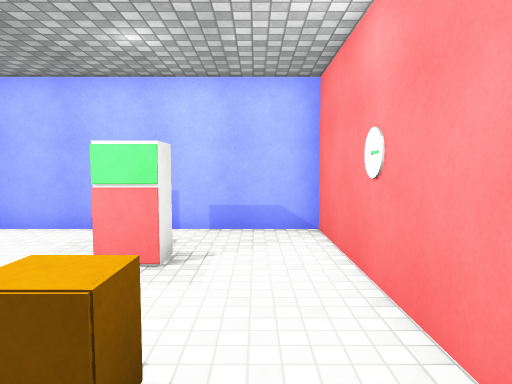
View 1 (above)

16 first-person views from a walk through a Unity game level. The camera is 1.5 m above the floor, tilts 4° down and sees 75° across. The floor is counted in squares, 1 m on a side. Each view is taken from the middle of a square. On the plan, view 1 faces up. The plan holds only what a view shows up to about 15 squares ahead; the rest is blank. The place goes on beyond the plan. The player character is not drawn. Surface patterns are stand-ins for the level's own textures.

View 2
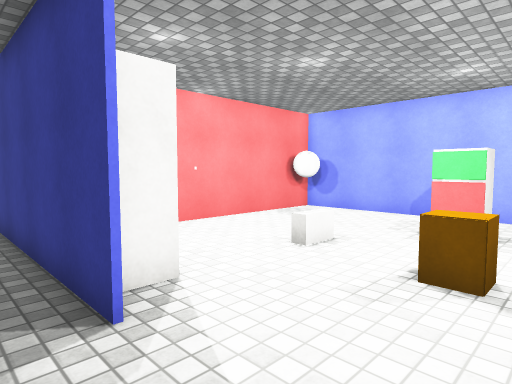

View 3
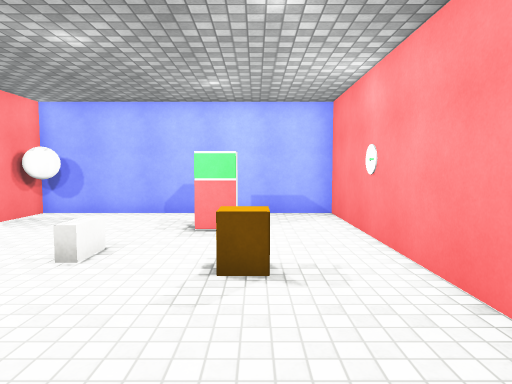

View 4
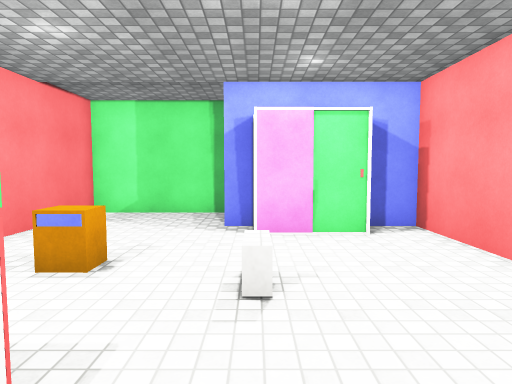

View 5
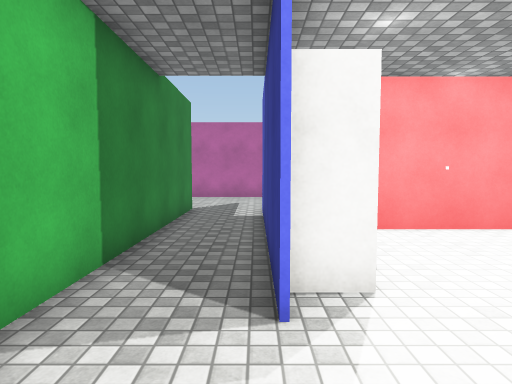

View 6
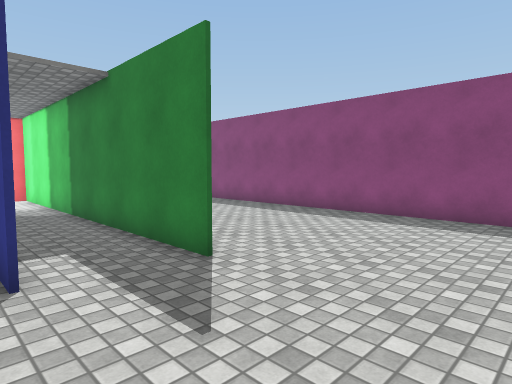

View 7
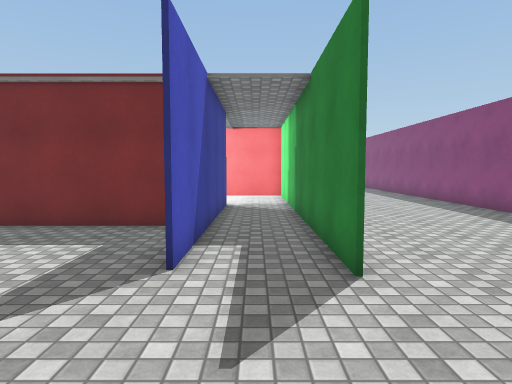

View 8
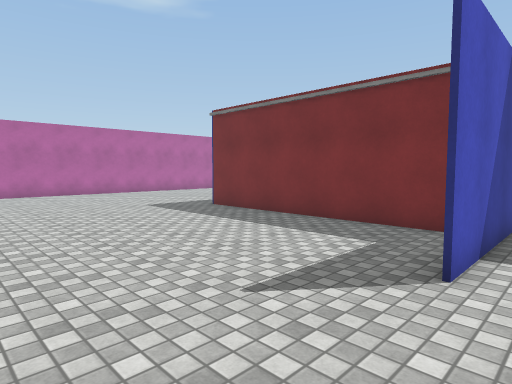

View 9
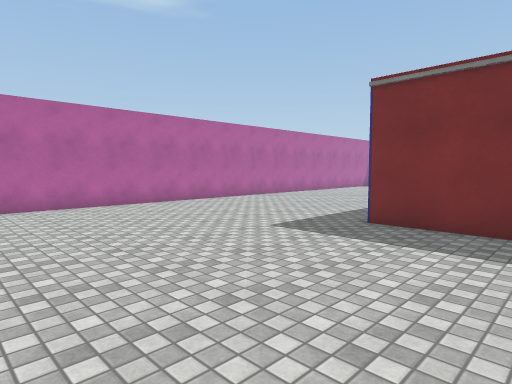

View 10
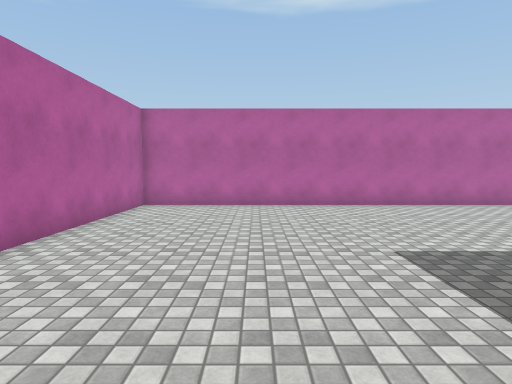

View 11
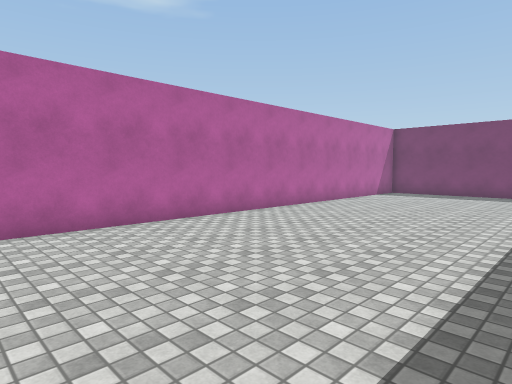

View 12
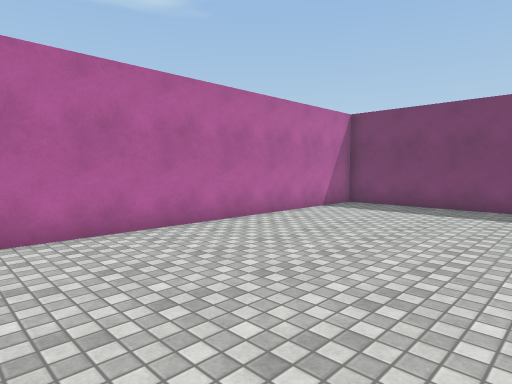

View 13
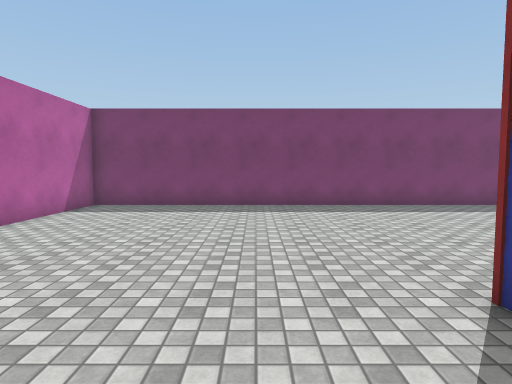

View 14
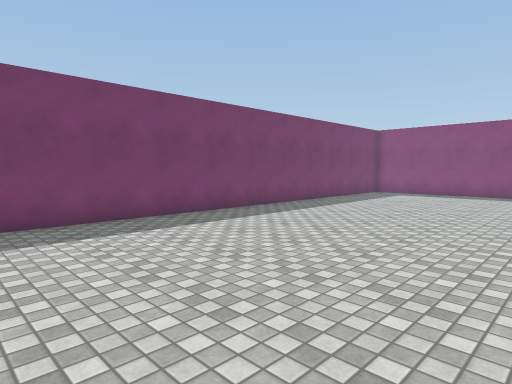

View 15
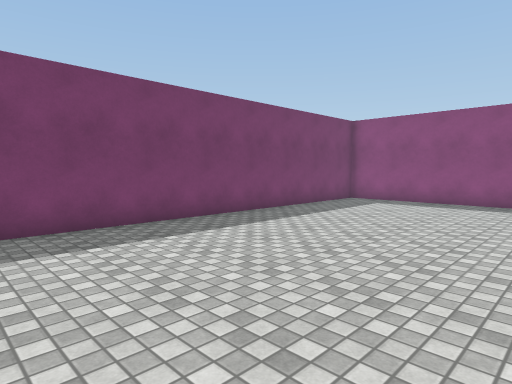

View 16
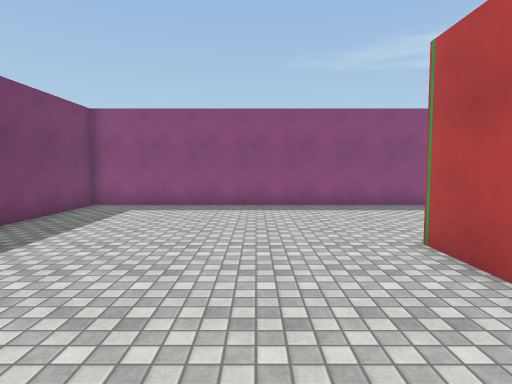

### Floor plan
Points are (right, up) in squares from view 1. A wall is a line through its corners. A room is listed if a view was taken in it or the views show most of it. See-through windows are left out.
Room 1 (views 1, 2, 3, 4, 5)
walls: (-4, -1.7) (-3.1, -1.7); (-3.6, -4.4) (1.6, -4.4) (1.6, 8.2) (-8.2, 8.2); (-8.2, 6.5) (-8.2, -1.7) (-7, -1.7)
ways out: opening at (-4, -3) to room 2
objects: other object (-8, 7) to (-7, 7); other object (-6, -1) to (-4, -1); block (-4, 2) to (-4, 3); fridge (-2, 5) to (-2, 6); drawers (-1, 2)
Room 2 (views 6, 7, 8, 9, 10, 11, 12, 13, 14, 15, 16)
walls: (1.7, -2.2) (1.7, -4.6); (-3.1, -1.8) (-12.2, -1.8); (-8.2, 8.2) (-8.2, 6.5); (-8.3, -0.6) (-8.3, 8.4); (-12.2, -1.7) (-11.6, -1.7); (-12.5, -4.4) (-3.6, -4.4); (-15.8, -11.7) (11.7, -11.7) (11.7, 17.7) (-17.6, 17.7) (-17.6, 9.9)
ways out: opening at (-4, -3) to room 1

Where each view was taken, in squares from view 1:
view 1: 0 up, 0 right, facing up
view 2: 3 down, 0 right, facing up-left
view 3: 3 down, 1 left, facing up
view 4: 7 up, 4 left, facing down
view 5: 2 down, 0 right, facing left
view 6: 1 down, 17 left, facing down-right
view 7: 3 down, 17 left, facing right
view 8: 3 down, 17 left, facing up-right
view 9: 4 up, 17 left, facing up-right
view 10: 4 up, 13 left, facing up
view 11: 9 up, 9 left, facing up-right
view 12: 10 up, 2 left, facing up-right
view 13: 11 up, 2 left, facing right
view 14: 9 up, 2 right, facing down-right
view 15: 4 up, 3 right, facing down-right
view 16: 2 up, 5 right, facing down
